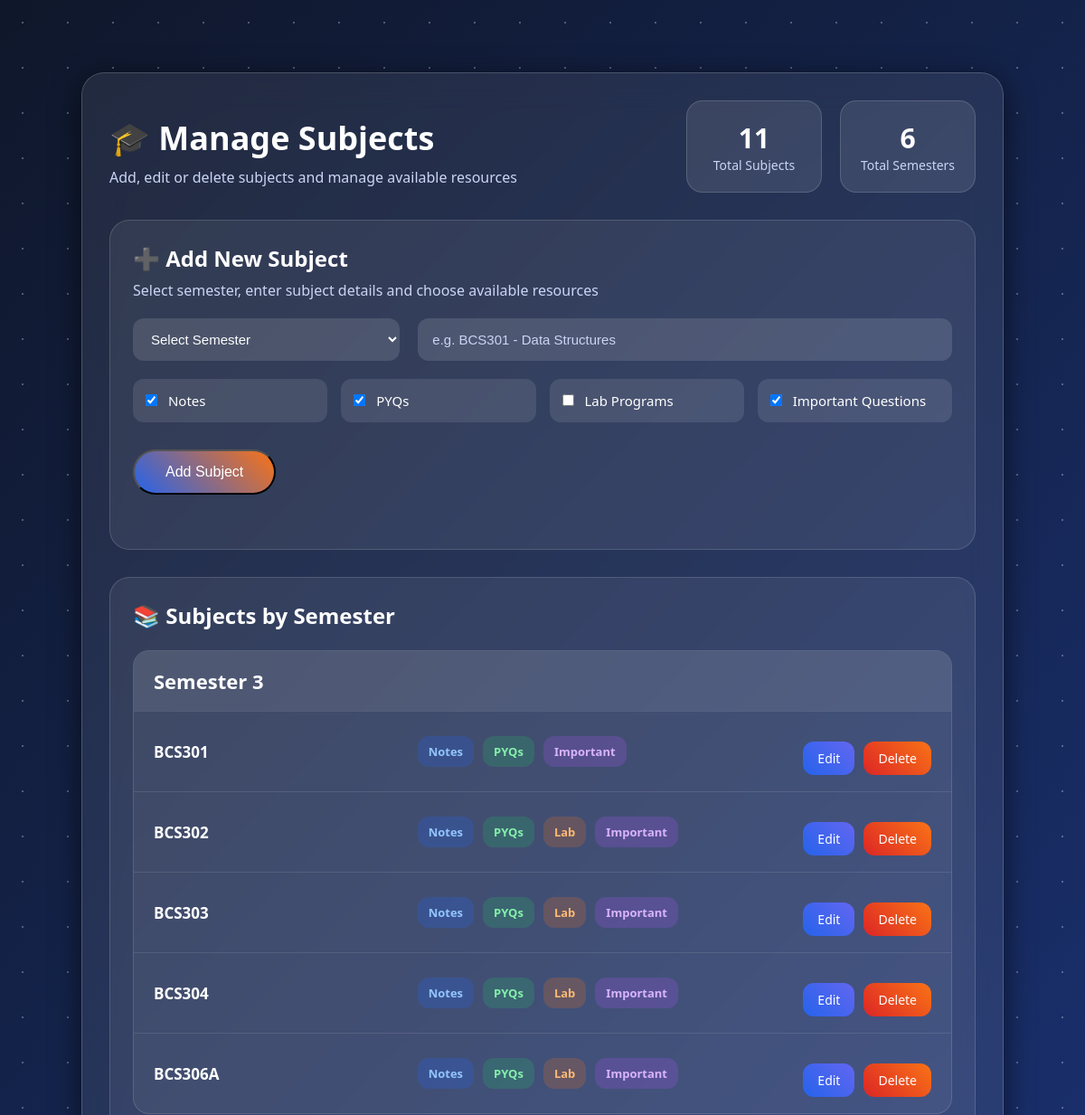
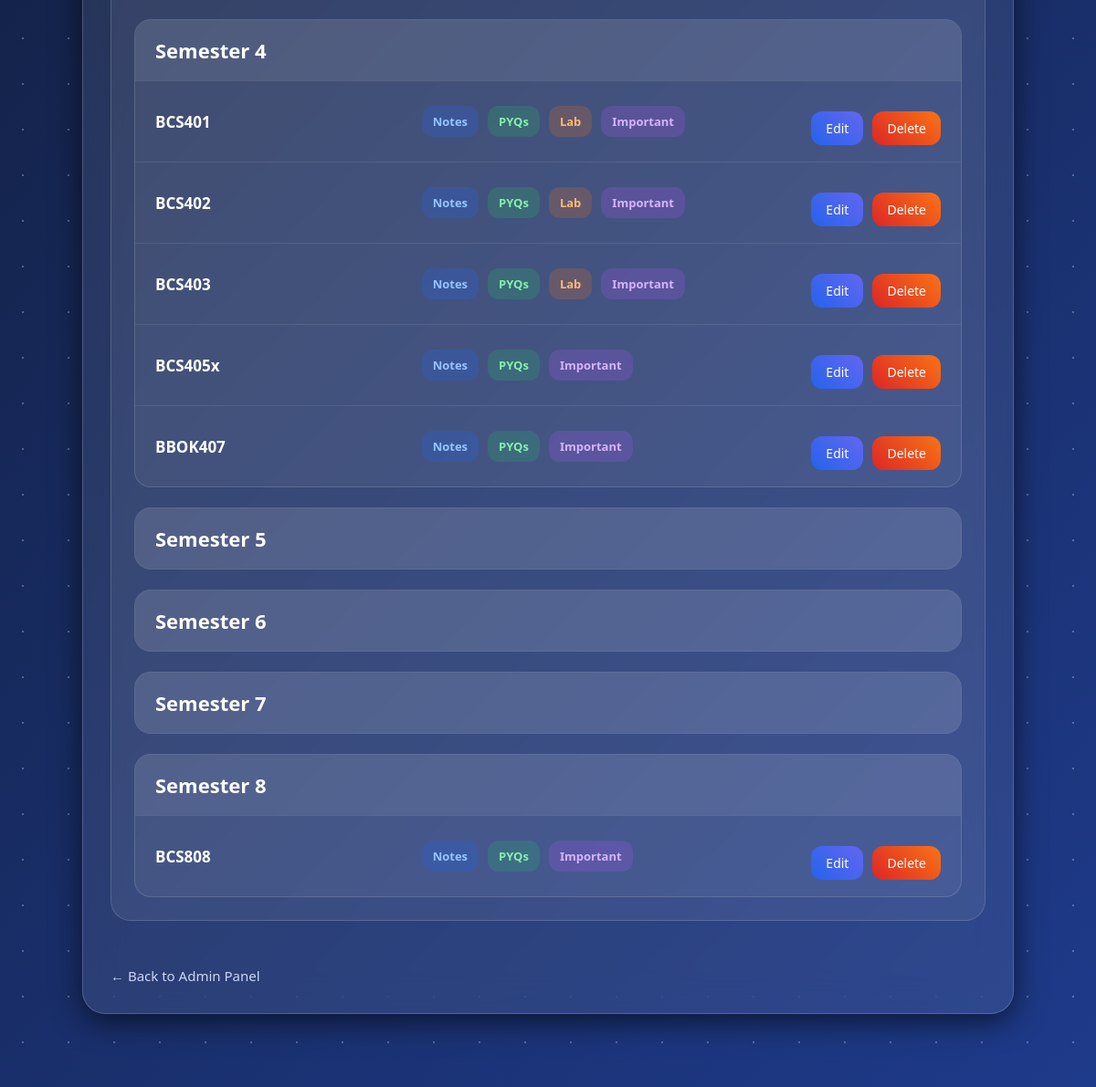
Before: /manage-subjects (signed in) with the older database file (2 pictures, top to bottom).
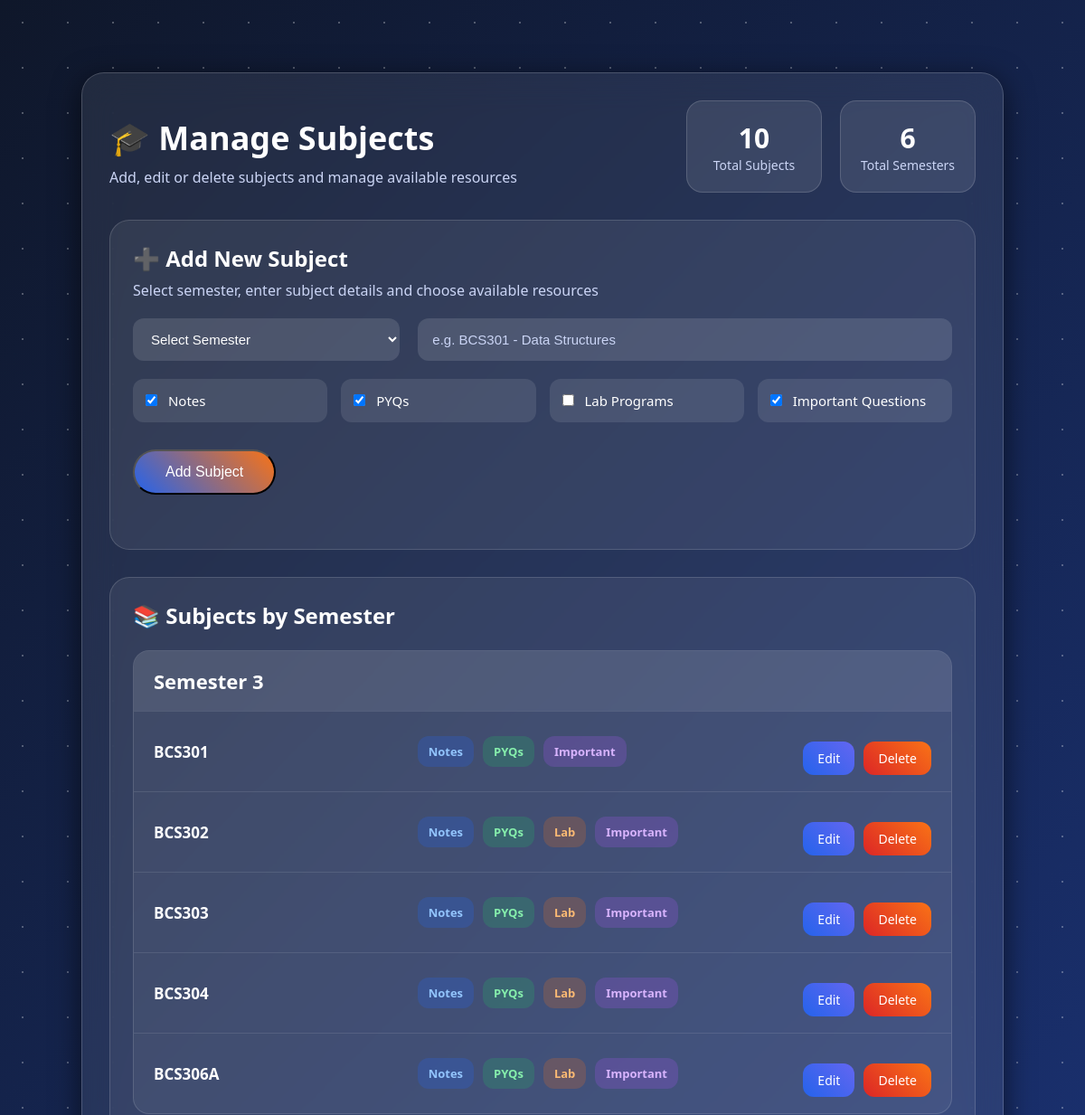
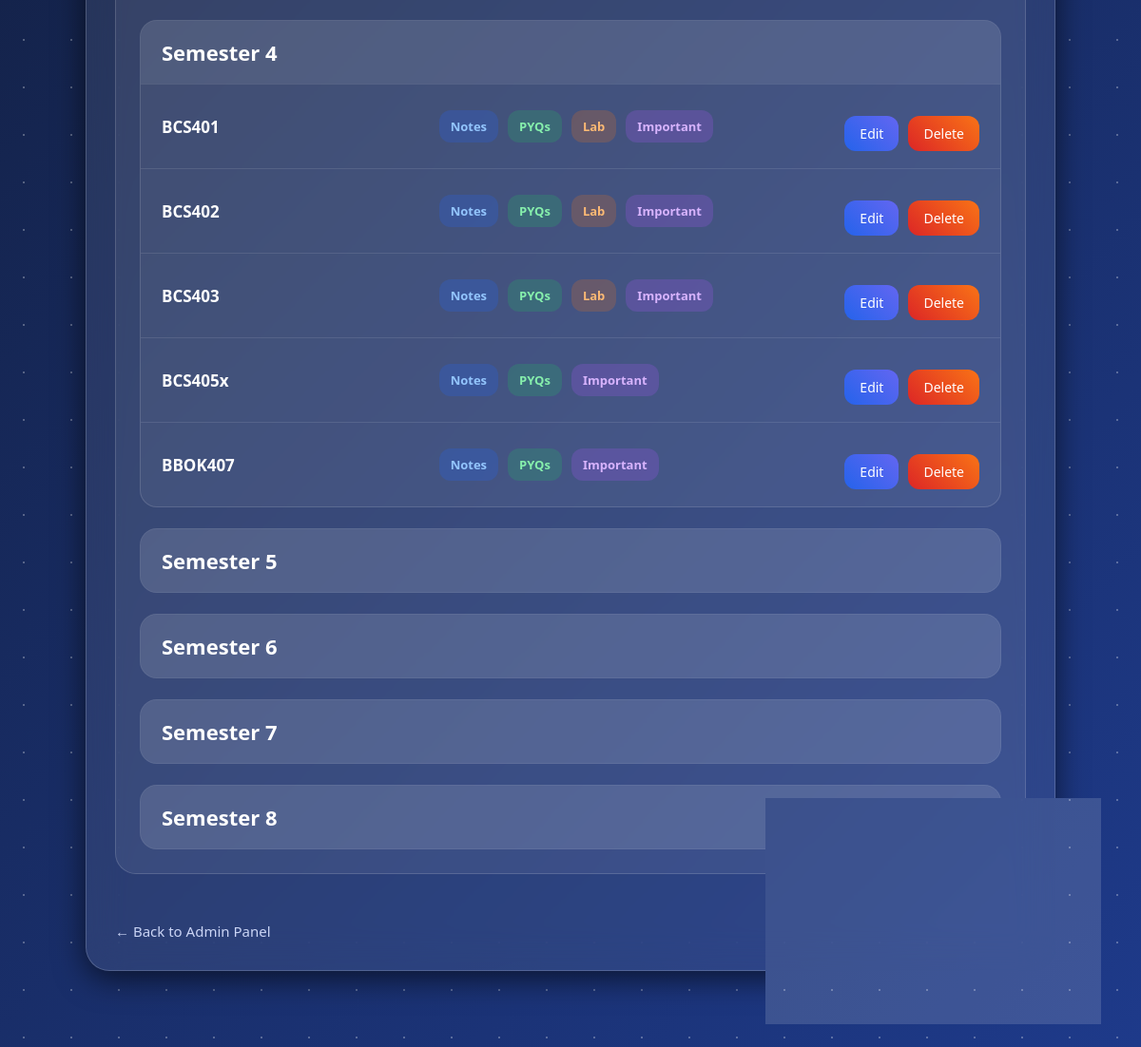
After: the same page with the newer database file (2 pictures, top to bottom).
### tables this page shows
CREATE TABLE semesters (
            id INTEGER PRIMARY KEY AUTOINCREMENT,
            semester_name TEXT,
            is_active INTEGER
        );

CREATE TABLE subjects (
            id INTEGER PRIMARY KEY AUTOINCREMENT,
            semester TEXT,
            subject_name TEXT,
            has_notes INTEGER,
            has_pyqs INTEGER,
            has_lab INTEGER,
            has_important INTEGER
        );

### app.py (the view, shortened to what this page needs)
@app.route("/manage-subjects", methods=["GET", "POST"])
def manage_subjects():
    auth = admin_required()
    if auth:
        return auth
    conn = sqlite3.connect("database.db")
    cursor = conn.cursor()
    cursor.execute("""
        SELECT * FROM subjects
    """)
    subjects = cursor.fetchall()
    cursor.execute("""
        SELECT semester_name
        FROM semesters
        WHERE is_active = 1
        ORDER BY CAST(REPLACE(semester_name, 'Semester ', '') AS INTEGER)
    """)
    semesters = cursor.fetchall()
    conn.close()
    return render_template(
        "manage-subjects.html",
        subjects=subjects,
        semesters=semesters
    )

### app.py (called while the page is built)
def admin_required():
    if "admin" not in session:
        return redirect("/admin-login")
    return None

### templates/manage-subjects.html (shortened to what the changed rows need)
<!DOCTYPE html>
<html lang="en">
<head>
<link rel="stylesheet" href="{{ url_for('static', filename='style.css') }}">
</head>
<body>
<div class="manage-container">
    <div class="manage-header">
        <div>
            <h1>🎓 Manage Subjects</h1>
        </div>
        <div class="stats-box">
            <div class="stat-card">
                <h3>{{ subjects|length }}</h3>
                <p>Total Subjects</p>
            </div>
        </div>
    </div>
    <div class="add-subject-box">
        <h2>➕ Add New Subject</h2>
    </div>
    <div class="subjects-section">
        <h2>📚 Subjects by Semester</h2>
        {% for sem in semesters %}
        <div class="semester-block">
            <div class="semester-title">
                <h3>{{ sem[0] }}</h3>
            </div>
            <div class="subject-list">
                {% for subject in subjects %}
                    {% if subject[1] == sem[0] %}
                    <div class="subject-row">
                        <div class="subject-name">
                            <strong>{{ subject[2] }}</strong>
                        </div>
                        <div class="resource-tags">
                            {% if subject[3] %}
                            <span class="tag notes-tag">Notes</span>
                            {% endif %}
                            {% if subject[4] %}
                            <span class="tag pyq-tag">PYQs</span>
                            {% endif %}
                            {% if subject[5] %}
                            <span class="tag lab-tag">Lab</span>
                            {% endif %}
                            {% if subject[6] %}
                            <span class="tag important-tag">Important</span>
                            {% endif %}
                        </div>
                        <div class="subject-actions">
                            <a href="/edit-subject/{{ subject[0] }}"
                               class="edit-btn">
                               Edit
                            </a>
                            <a href="/delete-subject/{{ subject[0] }}"
                               class="delete-btn"
                               onclick="return confirm('Delete this subject?')">
                               Delete
                            </a>
                        </div>
                    </div>
                    {% endif %}
                {% endfor %}
            </div>
        </div>
        {% endfor %}
    </div>
</div>
</body>
</html>

Changed rows visible on the page:
removed subjects: subject_name "BCS808", has_notes "Notes", has_pyqs "PYQs", has_important "Important", shown under semesters "Semester 8"
Other visible differences:
{{ subjects|length }}: "11" → "10"
